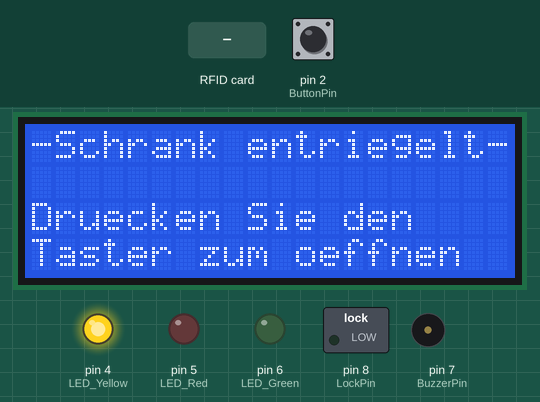
This sketch was run on a simulated Arduino Uno, built with avr-gcc and run on an emulated ATmega328P. Shown: 20×4 character LCD, switched loads named in the sketch (green lamp = pin HIGH), output pins drawn as LEDs (lit = HIGH), buzzer (waves = sounding). Inputs (shaded band) come from the test bench; at power-on: pin 2 (ButtonPin) LOW. Pins used as bus, display or sensor lines are not drawn; what the sketch prints to the serial monitor is not drawn.

Above: at 3.5 s.
3.6 s: RFID card 5E 7A 19 C4 held to the reader
At 4.3 s:
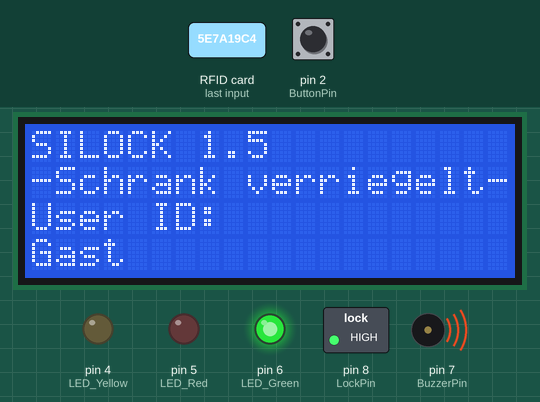
At 5.4 s:
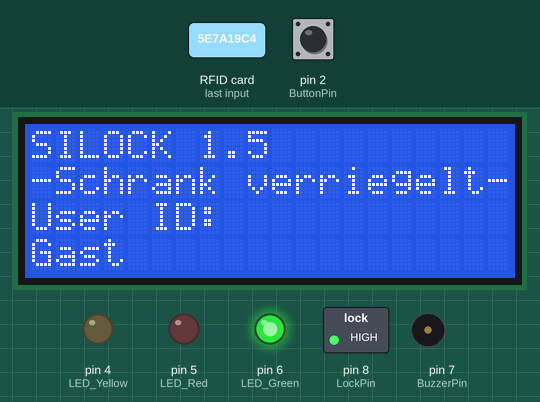
Timing chart, 0 to 6.9 s (numbered marks = the images above; inputs shaded):
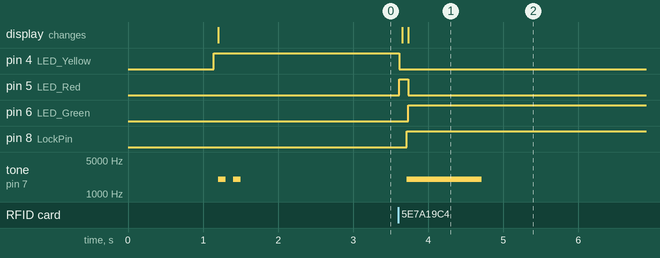

The sketch:

RFIDSHEESH_read_I2C_Relais_UnlockButton_V1.5.ino
```cpp
#include <SPI.h>
#include <MFRC522.h>
#include <Wire.h>
#include <LiquidCrystal_I2C.h>


//MFRC522 mfrc522(SS_PIN, RST_PIN);
LiquidCrystal_I2C lcd(0x3F, 20, 4); // set the LCD address to 0x3F for a 16 chars and 2 line display

int ButtonPin = 2; //Eventuell mit Interrupt

int LED_Yellow    = 4;
int LED_Red       = 5;
int LED_Green     = 6;

int BuzzerPin     = 7;
int LockPin       = 8;

#define     RST_PIN 9
#define     SS_PIN 10

MFRC522 mfrc522(SS_PIN, RST_PIN);

long   CardID      = 0;
bool   LockState   = 0;

String lastState   = "";
String text = "";

int minTime    = 1500; //Minimale Wartezeit zwischen ver- und entriegeln des Schranks in Millisekunden
int unlocktime = 5000; //Zeit die das Relais nach dem Öffnen anzieht

long long TimeA;

long CardActual = 0;
long code = 0;

long Whitelist[]  = {331260, 2312360};
String KnownUsers[] = {".Mandorf", "2234520.Stoll", ".Fecke", "572260.Keßler", "331260.Hugger"};
char Trennzeichen = ".";


void setup()
{

  //Hier wird die Startbotschaft für eine Sekunde auf dem Display angezeigt
  lcd.init();
  lcd.backlight();
  lcd.setCursor(0, 0);
  lcd.print("Herzlich Willkommen!");
  lcd.setCursor(5, 2);
  lcd.print("SILOCK 1.5");
  delay(1000);

  //Die Kommunikation mit dem RIFD Sensor wird aufgebaut
  Serial.begin(9600); //Die Baudrate von 9600 Einheiten pro Sekunde wird eingestellt
  SPI.begin();
  mfrc522.PCD_Init(); //Der RIFD Sensor wird initialisiert

  //Die Ausgangspins werden deklariert
  pinMode (LED_Red,     OUTPUT);          // Der LEDPin ist jetzt ein Ausgang
  pinMode (LED_Green,   OUTPUT);        // Der LEDPin ist jetzt ein Ausgang
  pinMode (LED_Yellow,  OUTPUT);       // Der LEDPin ist jetzt ein Ausgang
  pinMode (BuzzerPin,   OUTPUT);        // Der BuzzerPin ist jetzt ein Ausgang
  pinMode (LockPin,     OUTPUT);          // Der LockPin ist jetzt ein Ausgang

  //Der Pin an dem der Button angeschlossen wird wird als Eingang definiert
  pinMode (ButtonPin,   INPUT);

  //Nach dem Neustart wird das Schloss eintriegelt
  VisualFeedback("entsperrt");

  //
  LockState = true;
}

void loop()
{

  if( ! mfrc522.PICC_IsNewCardPresent()||! mfrc522.PICC_ReadCardSerial()) { //Überprüft, ob eine Karte vor auf dem Scanner liegt
    lastState = "noCard";
    return;
  }

  if (!CardID)
  {
    CardID = scan();

    lastState = "CardSaved";
    TimeA = millis();

    LockState = false;
    VisualFeedback("versperrt");

  }

  else{
    CardActual = scan();
    long long passed = millis() - TimeA;

    if (CardActual == CardID && lastState == "noCard" && minTime <= passed )
    {
      CardID = 0;

      VisualFeedback("entsperrt");
      delay(1000);
    }

    else if (CardActual != CardID)
    {
      audioFeedback(false);
    }
  }

  if(digitalRead(ButtonPin))
    Serial.println("Button Pressed");

    unlock();
} //Main Loop beendet

String Namecheck(long CardID)
{
  String Name;

  for (int i = 0; i < 5 ; i++)
  {
    text = KnownUsers[i];
    int a = text.indexOf(".", 0);

    String PredefinedName = text.substring(a + 1);
    String PredefinedCardID = text.substring(0,a);

    if(PredefinedCardID==String(CardID)){
      Name=PredefinedName;
      Serial.println("User recognised");
    }
    else{
      Name="Gast";
      Serial.println("Guest recognised");
    }
  }
  return Name;
}

void unlock()
{
  while(ButtonPin){
  digitalWrite (LockPin, HIGH);
  VisualFeedback("geöffnet");
  }
  //audioFeedback(true);
  digitalWrite(LockPin, LOW);
}

long scan()
{
  long Kartennummer = 0;
  for (byte i = 0; i < mfrc522.uid.size; i++){
    Kartennummer = ((Kartennummer + mfrc522.uid.uidByte[i]) * 10);
  }
  Serial.print("Die eingelesene Kartennummer lautet:");
  Serial.print(Kartennummer);
  Serial.println(".");
  return Kartennummer;
}

void VisualFeedback(String Operation)
{
  Serial.println("Feedback Methode reached");
  if(Operation=="versperrt"){

    //LED Ausgabe
    digitalWrite(LED_Red,HIGH);
    digitalWrite(LED_Yellow,LOW);
    digitalWrite(LED_Green,LOW);

    //LCD Ausgabe
    lcd.clear();
    lcd.setCursor(0, 0);
    lcd.print("SILOCK 1.5");

    lcd.setCursor(0, 1);
    lcd.print("-Schrank verriegelt-");

    lcd.setCursor(0, 2);
    lcd.print("User ID: ");

    lcd.setCursor(0, 3);
    lcd.print(Namecheck(CardID));

    //Buzzer
    tone(BuzzerPin, 2000, 1000);
    //audioFeedback(false);


  }
  else if(Operation=="entsperrt"){
    //LED Ausgabe
    digitalWrite(LED_Yellow,HIGH);
    digitalWrite(LED_Red,LOW);
    digitalWrite(LED_Green,LOW);

    //LCD Ausgabe
    lcd.clear();
    lcd.setCursor(0, 0);
    lcd.print("-Schrank entriegelt-");

    lcd.setCursor(0, 2);
    lcd.print("Druecken Sie den");

    lcd.setCursor(0, 3);
    lcd.print("Taster zum oeffnen");

    //Buzzer
    audioFeedback(true);

  }
  else if(Operation=="geöffnet"){
    //LED Ausgabe
    digitalWrite(LED_Green,HIGH);
    digitalWrite(LED_Yellow,LOW);
    digitalWrite(LED_Red,LOW);

  }
  else{
  Serial.println("Error 1337");
  lcd.clear();
  lcd.print("Error 1337");
  }
}

void Feedback(String status)
{
  String currentstate = status;

}

void audioFeedback(bool status)
{

  if (status) //Wenn die richtige Karte aufgelegt ist
  {
    tone(BuzzerPin, 2000, 100);
    delay (200);
    tone(BuzzerPin, 2000, 100);
    delay (1000);

    Serial.println("Richtige Karte");
  }

  else //Wenn die falsche Karte aufgelegt ist
  {
    tone(BuzzerPin, 3000, 100);
    delay(150);
    tone(BuzzerPin, 3000, 100);
    delay(150);
    tone(BuzzerPin, 3000, 100);
    delay(500);

    Serial.println("Falsche Karte");
  }
}
```

Measured:
- after the input at 3.6 s, pin 4 (LED_Yellow): HIGH → LOW at once; pin 5 (LED_Red): LOW → HIGH at once, → LOW 0.12 s later
